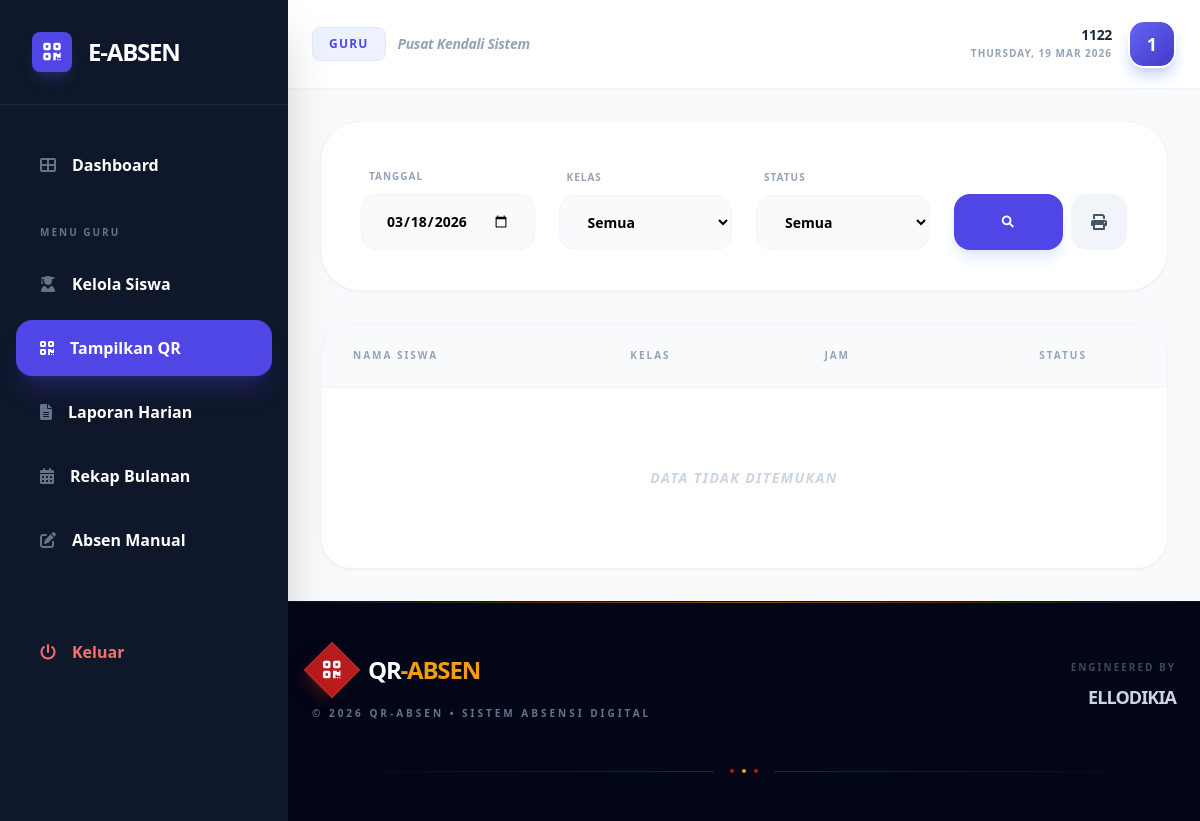
The page /guru/laporan.php?tgl=2026-03-18 (signed in) on the database as committed earlier.
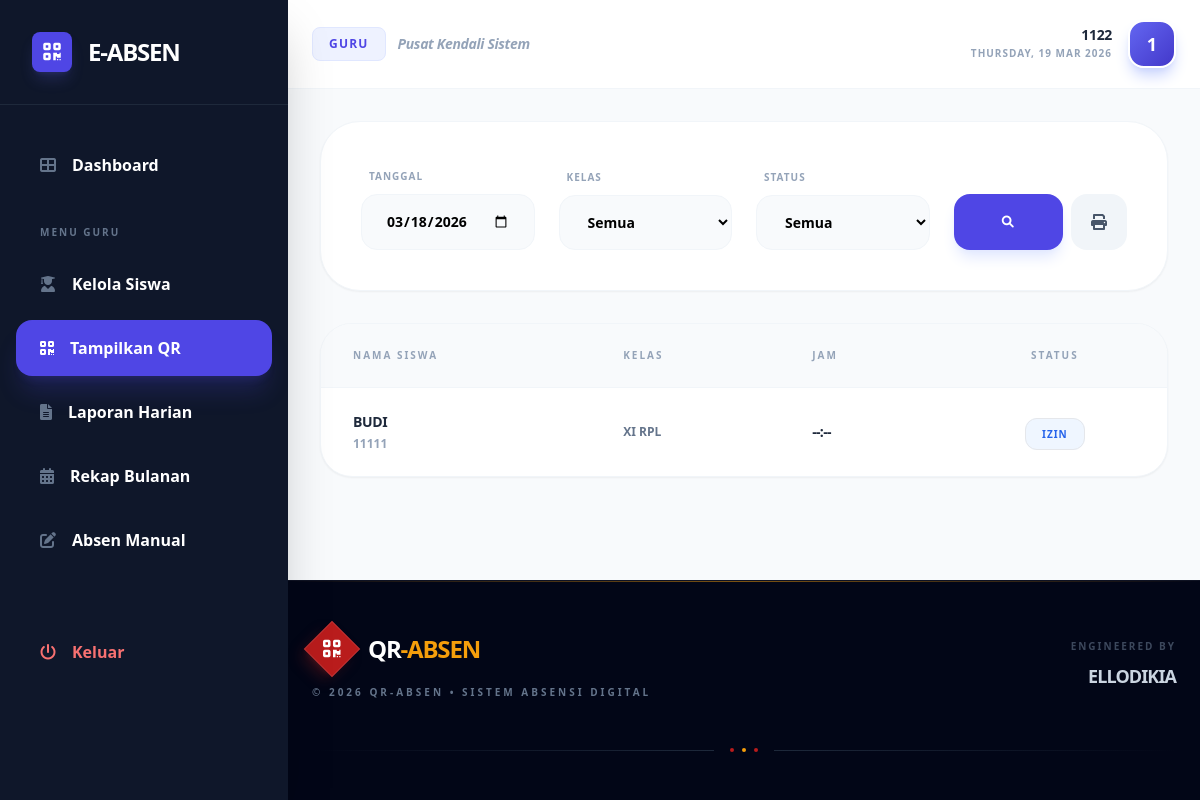
The same page on the database as committed later.
### tables this page shows
CREATE TABLE `absensi` (
  `id` int(11) NOT NULL,
  `siswa_id` int(11) DEFAULT NULL,
  `tanggal` date DEFAULT NULL,
  `jam_masuk` time DEFAULT NULL,
  `status` enum('hadir','sakit','izin','alpha') DEFAULT 'hadir',
  `keterangan` text DEFAULT NULL
);

CREATE TABLE `siswa` (
  `id` int(11) NOT NULL,
  `user_id` int(11) DEFAULT NULL,
  `nis` varchar(20) DEFAULT NULL,
  `nama_lengkap` varchar(100) DEFAULT NULL,
  `kelas_jurusan` varchar(50) DEFAULT NULL
);

### guru/laporan.php (the view, shortened to what the changed rows need)
<?php
include '../include/config.php';
$tgl_filter = isset($_GET['tgl']) ? $_GET['tgl'] : date('Y-m-d');
$query_absen = "SELECT absensi.*, siswa.nama_lengkap, siswa.kelas_jurusan, siswa.nis FROM absensi JOIN siswa ON absensi.siswa_id = siswa.id WHERE absensi.tanggal = '$tgl_filter'";
$query_absen .= " ORDER BY absensi.jam_masuk DESC";
$result = mysqli_query($conn, $query_absen);
?>
<!DOCTYPE html>
<html lang="id">
<head>
    <script src="https://cdn.tailwindcss.com"></script>
    <link rel="stylesheet" href="https://cdnjs.cloudflare.com/ajax/libs/font-awesome/6.0.0/css/all.min.css">
</head>
<body class="bg-slate-50 flex">
    <div class="flex-1 md:ml-72 flex flex-col min-h-screen">
        <?php include '../include/header_nav.php'; ?>
        <main class="p-4 md:p-8">
            <div class="bg-white rounded-[2rem] shadow-sm border border-slate-100 overflow-hidden">
                <div class="overflow-x-auto">
                    <table class="w-full text-left border-collapse">
                        <thead>
                            <tr class="bg-slate-50 text-slate-400 text-[10px] uppercase font-black tracking-[0.2em] border-b border-slate-100">
                                <th class="px-8 py-6">Nama Siswa</th>
                                <th class="px-8 py-6">Kelas</th>
                                <th class="px-8 py-6">Jam</th>
                                <th class="px-8 py-6 text-center">Status</th>
                            </tr>
                        </thead>
                        <tbody class="divide-y divide-slate-50">
                            <?php if(mysqli_num_rows($result) > 0): while($row = mysqli_fetch_assoc($result)):
                                $colors = ['hadir'=>'bg-emerald-50 text-emerald-600', 'sakit'=>'bg-amber-50 text-amber-600', 'izin'=>'bg-blue-50 text-blue-600', 'alpha'=>'bg-rose-50 text-rose-600'];
                            ?>
                            <tr class="hover:bg-slate-50/50 transition-colors">
                                <td class="px-8 py-6">
                                    <p class="text-sm font-black text-slate-800 uppercase tracking-tight"><?= $row['nama_lengkap'] ?></p>
                                    <p class="text-xs font-bold text-slate-400 mt-1"><?= $row['nis'] ?></p>
                                </td>
                                <td class="px-8 py-6 text-xs font-bold text-slate-500"><?= $row['kelas_jurusan'] ?></td>
                                <td class="px-8 py-6 font-black text-sm text-slate-800 tracking-tighter"><?= $row['jam_masuk'] != '00:00:00' ? $row['jam_masuk'] : '--:--' ?></td>
                                <td class="px-8 py-6 text-center">
                                    <span class="px-4 py-2 rounded-xl text-[10px] font-black uppercase tracking-widest border <?= $colors[$row['status']] ?>"><?= $row['status'] ?></span>
                                </td>
                            </tr>
                            <?php endwhile; else: ?>
                            <tr><td colspan="4" class="px-8 py-20 text-center font-bold text-slate-300 italic uppercase tracking-widest text-sm">Data tidak ditemukan</td></tr>
                            <?php endif; ?>
                        </tbody>
                    </table>
                </div>
            </div>
        </main>
    </div>
</body>
</html>

Rows that differ between the two databases and show on the page:
added absensi: siswa.nama_lengkap "BUDI", siswa.nis "11111", siswa.kelas_jurusan "XI RPL", status "IZIN"
Other text that changed with them:
text no longer shown: "DATA TIDAK DITEMUKAN"
